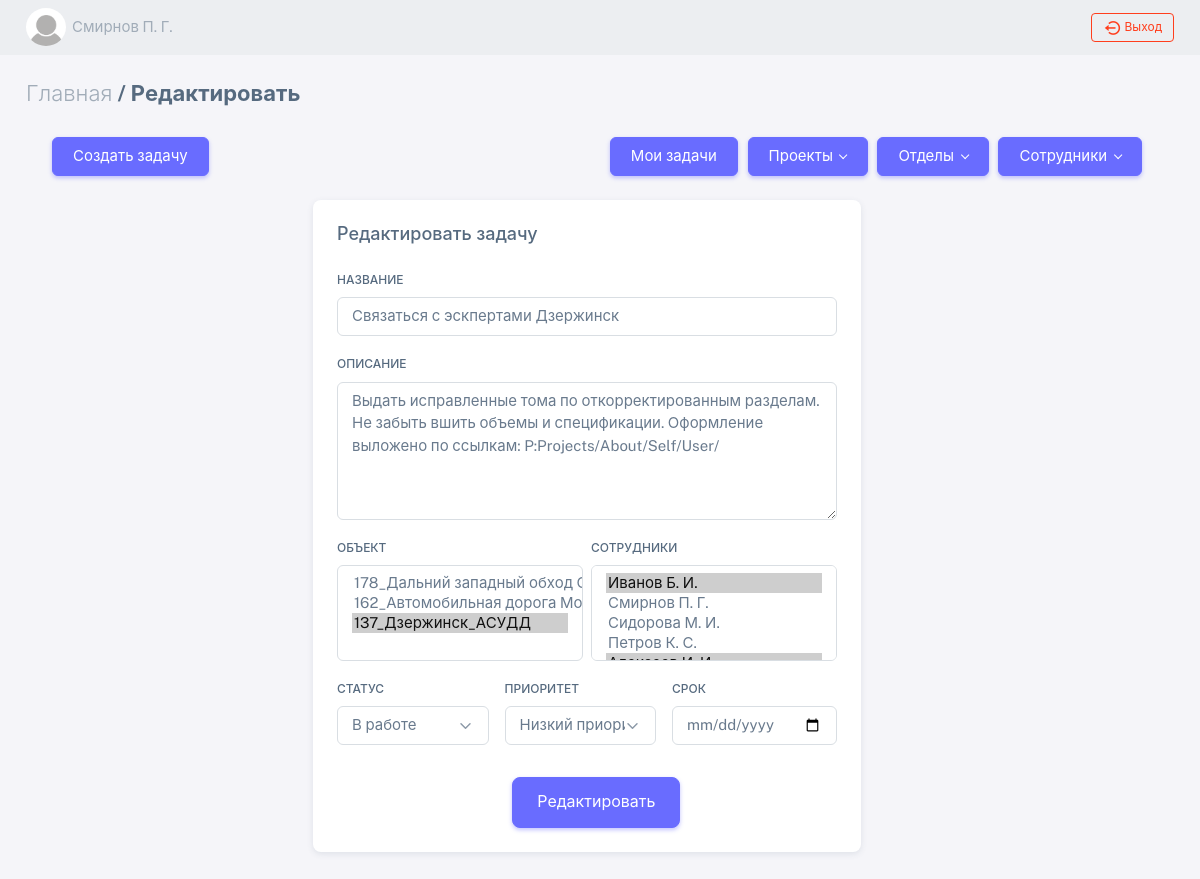
Page /2/edit/ (signed in) on the earlier database version.
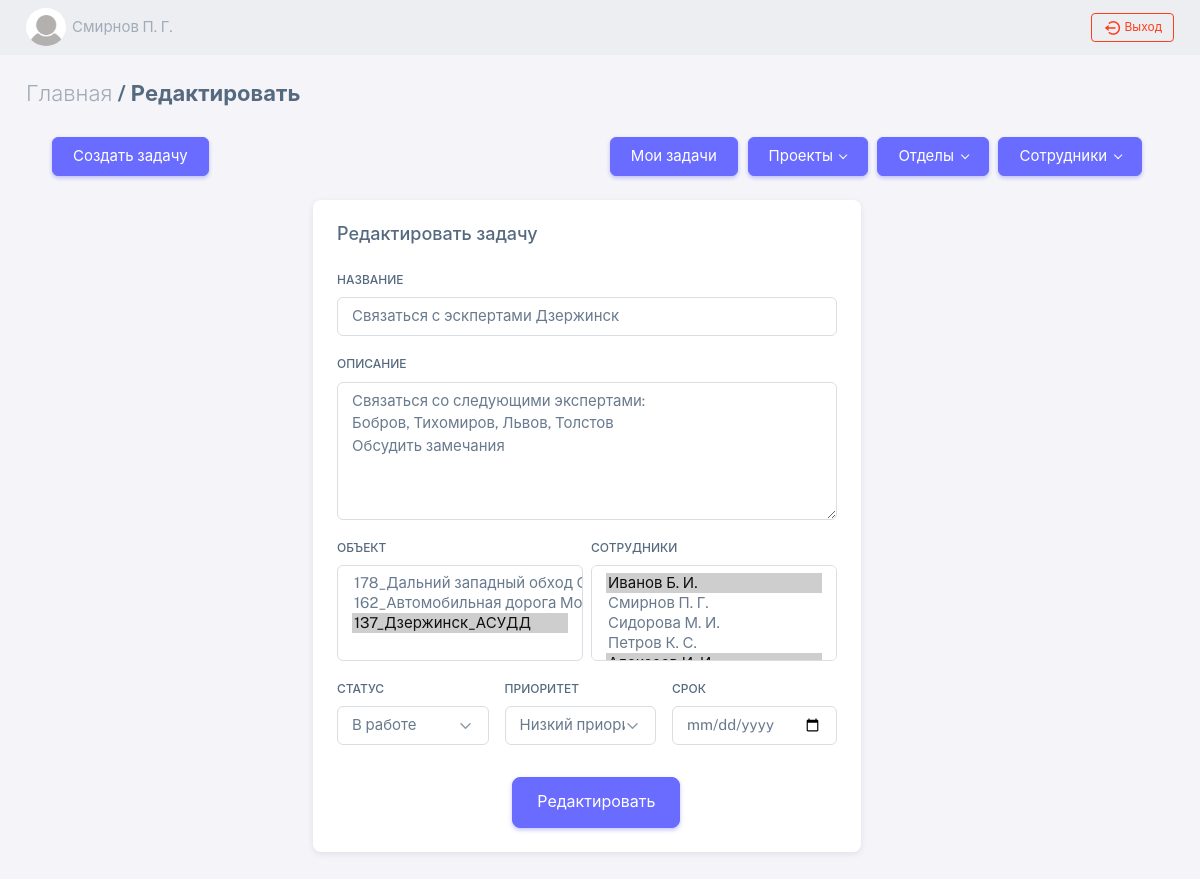
Same page on the later database version.
### crm/models.py (models this page shows, shortened)
class Employee(AbstractUser):
    last_name = models.CharField('Фамилия', max_length=255, blank=True, null=True)
    first_name = models.CharField('Имя', max_length=255, blank=True, null=True)
    second_name = models.CharField('Отчество', max_length=255, blank=True, null=True)
    department = models.ForeignKey(Department, on_delete=models.CASCADE, verbose_name='Отдел', blank=True,  null=True)
    photo = models.ImageField(upload_to='photos_of_employees/%Y/%m/%d/', blank=True, verbose_name='Фотография')
    class Meta:
        verbose_name = 'Сотрудник'
        verbose_name_plural = 'Сотрудники'
    def __str__(self):
        if self.last_name and self.first_name and self.second_name:
            return f'{self.last_name}\xA0{self.first_name[0]}.\xA0{self.second_name[0]}.'
        return self.username

class Task(models.Model):
    todo = 'TD'
    doing = 'DO'
    done = 'DN'
    release = 'RL'
    STATUS = [
        (todo, 'Запланировано'),
        (doing, 'В работе'),
        (done, 'На проверке'),
        (release, 'Завершено')
    ]
    height = 1
    normal = 2
    low = 3
    none = 4
    PRIORITY = [
        (height, 'Высокий приоритет'),
        (normal, 'Средний приоритет'),
        (low, 'Низкий приоритет'),
        (none, 'Приоритет не указан')
    ]
    name = models.CharField(max_length=255, verbose_name='Название')
    about = models.TextField(verbose_name='Описание')
    project = models.ManyToManyField(Project, verbose_name='Объект')
    author_id = models.IntegerField()
    employee = models.ManyToManyField(Employee, verbose_name='Исполнитель')
    status = models.CharField(max_length=2, choices=STATUS, default=todo, verbose_name='Статус')
    priority = models.IntegerField(choices=PRIORITY, default=none, verbose_name='Приоритет')
    start = models.DateField(default=timezone.now)
    end = models.DateField(verbose_name='Окончание')
    class Meta:
        verbose_name = 'Задача'
        verbose_name_plural = 'Задачи'

### crm/views.py (the view)
# urls.py: path('<int:pk>/edit/', TaskEdit.as_view(), name='task_edit'),
class TaskEdit(LoginRequiredMixin, TestIsAuthorThisTask, UpdateView):
    form_class = TaskForm
    model = Task
    template_name = 'task_edit.html'
    success_url = reverse_lazy('kanban_page')
    def get_context_data(self, **kwargs):
        context = super().get_context_data(**kwargs)
        context['user_pk'] = self.request.user.pk
        context['projects'] = Project.objects.all()
        context['employees'] = Employee.objects.exclude(id=1)
        context['departments'] = Department.objects.all()
        context['page_title'] = 'Редактировать'
        return context

### crm/forms.py
class TaskForm(forms.ModelForm):
    employee = forms.ModelMultipleChoiceField(queryset=Employee.objects.exclude(id=1))
    class Meta:
        model = Task
        fields = [
            'name',
            'about',
            'project',
            'employee',
            'status',
            'priority',
            'end',
        ]

### crm/models.py (called while the page is built)
    def __str__(self):
        return self.name

    def __str__(self):
        return self.name

### crm/utils.py (called while the page is built)
    def test_func(self):
        user = self.request.user
        return self.get_object().author_id == user.pk or user.groups.filter(name='Управление').exists()

### templates/task_edit.html (shortened to what this page needs)
{% extends 'base.html' %}
{% block content %}
{% load widget_tweaks %}
<div class="row justify-content-md-center">
  <div class="col-xl-6">
    <div class="card mb-4">
      <h5 class="card-header">{{ page_title }} задачу</h5>
      <div class="card-body">
        <form method="post" enctype="multipart/form-data">
          <div class="mb-3">
            <label class="form-label" for="basic-default-name">Название</label>
            {% render_field form.name class="form-control" type="text" value="" id="basic-default-name" placeholder="Название задачи" %}
          </div>
          <div class="mb-3">
            <label class="form-label" for="basic-default-about">Описание</label>
            {% render_field form.about class="form-control" id="basic-default-about" rows="3" style="height: 138px;" placeholder="Описание задачи" %}
          </div>
          <div class="row g-2">
            <div class="col mb-3">
              <label class="form-label" for="basic-default-project">Объект</label>
              {% render_field form.project multiple="" class="form-select" id="basic-default-project" aria-label="Multiple select example" %}
            </div>
            <div class="col mb-3">
              <label class="form-label" for="basic-default-employee">Сотрудники</label>
              {% render_field form.employee multiple="" class="form-select" id="basic-default-employee" aria-label="Multiple select example" %}
            </div>
          </div>
          <div class="row g-3">
            <div class="col mb-3">
              <label class="form-label" for="basic-default-name">Статус</label>
              {% render_field form.status class="form-select" id="basic-default-status" aria-label="Default select example" %}
            </div>
            <div class="col mb-3">
              <label class="form-label" for="basic-default-prio">Приоритет</label>
              {% render_field form.priority class="form-select" id="basic-default-prio" aria-label="Default select example" %}
            </div>
            <div class="col mb-3">
              <label class="form-label" for="basic-default-end">Срок</label>
              {% render_field form.end  class="form-control" type="date" id="basic-default-end" %}
            </div>
          </div>
          <div class="row mt-3">
            <div class="d-grid gap-2 col-lg-4 mx-auto">
              <button class="btn btn-primary btn-lg" type="submit">{{ page_title }}</button>
            </div>
          </div>
        </form>
      </div>
    </div>
  </div>
</div>
</div>
{% endblock content %}

### templates/base.html (shortened to what this page needs)
<!DOCTYPE html>
<html lang="en">
<head>
  {% load static %}
  <link rel="stylesheet" href="{% static 'vendor/fonts/boxicons.css' %}" />
  <link rel="stylesheet" href="{% static 'vendor/css/core.css' %}" class="template-customizer-core-css" />
  <link rel="stylesheet" href="{% static 'vendor/css/theme-default.css' %}" class="template-customizer-theme-css" />
  <link rel="stylesheet" href="{% static 'css/demo.css' %}" />
  <link rel="stylesheet" href="{% static 'vendor/libs/perfect-scrollbar/perfect-scrollbar.css' %}" />
</head>
<body>
  <div class="layout-wrapper layout-content-navbar">
    <div class="layout-container">
      <div class="layout-page">
        <nav class="navbar navbar-expand-lg navbar-light bg-light">
          <div class="container-fluid">
            <div class="collapse navbar-collapse" id="navbarSupportedContent">
              <div class="navbar-nav me-auto mb-2 mb-lg-0">
                <div class="avatar">
                  {% if user.photo %}
                    <img src="{{ MEDIA_DIR }}{{ user.photo.url }}" class="w-px-40 h-auto rounded-circle">
                  {% else %}
                    <img src="/media/photos_of_employees/default.png" class="w-px-40 h-auto rounded-circle">
                  {% endif %}
                </div>
                <a href="{% url 'profile' user.id %}" class="nav-item nav-link">{{ user }}</a>
              </div>
              <div>
                <a href="{% url 'logout' %}" class="btn btn-sm btn-outline-danger"><i class="bx bx-log-out-circle"></i> Выход</a>
              </div>
            </div>
          </div>
        </nav>
        <div class="content-wrapper">
          <div class="container-xxl flex-grow-1 container-p-y">
            <h4 class="fw-bold"><span class="text-muted fw-light"><a class="text-muted fw-light" href="/">Главная</a></span>{% if page_title %} / {{ page_title }}{% endif %}</h4>
            <div class="container-fluid d-flex flex-md-row flex-column justify-content-between align-items-md-center gap-1 container-p-x mb-4">
              <div class="demo-inline-spacing">
                <button type="button" class="btn btn-primary" onclick="document.location='{% url 'task_create' %}'">Создать задачу</button>
              </div>
              <div class="demo-inline-spacing">
                <button type="button" class="btn btn-primary" onclick="document.location='http://127.0.0.1:8000/my/{{ user.pk }}'">Мои задачи</button>
                <button type="button" class="btn btn-primary dropdown-toggle me-2" data-bs-toggle="dropdown" aria-expanded="false">Проекты</button>
                <button type="button" class="btn btn-primary dropdown-toggle me-2" data-bs-toggle="dropdown" aria-expanded="false">Отделы</button>
                <button type="button" class="btn btn-primary dropdown-toggle me-2" data-bs-toggle="dropdown" aria-expanded="false">Сотрудники</button>
              </div>
            </div>
            <div class="row mb-5">
              {% block content %}{% endblock content %}
            </div>
          </div>
        </div>
      </div>
    </div>
</body>
</html>

### static/css/demo.css (style rules this page uses)
.demo-inline-spacing > * { margin: 1rem 0.375rem 0 0 !important; }

Differences in the rows shown:
changed Task "Связаться с эскпертами Дзержинск": about "Выдать исправленные тома по откорректированным разделам. Не забыть вшить объемы и спецификации. Оформление выложено по ссылкам: P:Projects/About/Self/User/" → "Связаться со следующими экспертами: Бобров, Тихомиров, Львов, Толстов Обсудить замечания"
